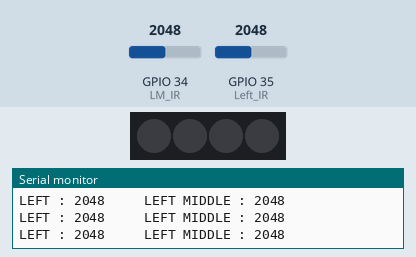
The sketch below on a simulated ESP32. Parts: 4 RGB LEDs in strip order, left to right, the last lines printed to the serial monitor. The test bench sets the inputs (shaded band); at power-on: GPIO 34 (LM_IR) = 2048, GPIO 35 (Left_IR) = 2048. Dim RGB values are drawn brighter than linear.

Above: at 1.3 s.
1.4 s: GPIO 34 (LM_IR) set to 32
2.9 s: GPIO 34 (LM_IR) set to 27
At 3.6 s:
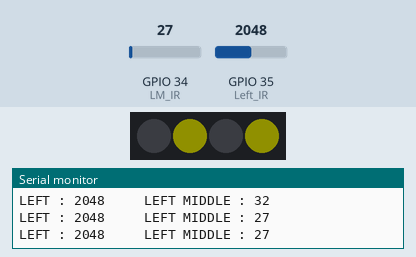
4.5 s: GPIO 34 (LM_IR) set to 491
At 4.8 s:
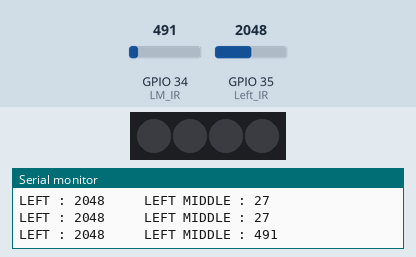
6.0 s: GPIO 34 (LM_IR) set to 0
At 7.2 s:
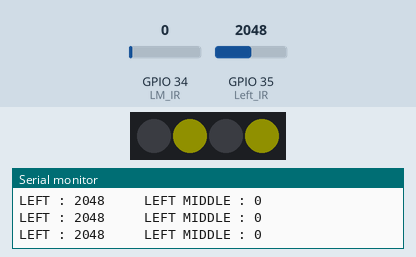
Timing chart, 0 to 8.5 s (numbered marks = the images above; inputs shaded):
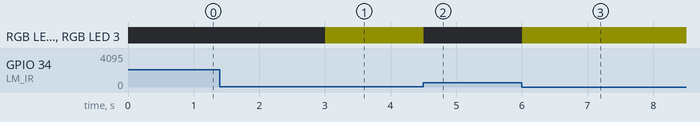

Measured:
- the behaviour switches between 30 and 29 on GPIO 34 (LM_IR) (found by bisection; images 0 and 1)
- after the input at 2.9 s, RGB LED 1, RGB LED 3: off → RGB(16, 16, 0) after 0.10 s
- after the input at 4.5 s, RGB LED 1, RGB LED 3: RGB(16, 16, 0) → off at once
- after the input at 6.0 s, RGB LED 1, RGB LED 3: off → RGB(16, 16, 0) at once

The sketch:

WS2812_IR.ino
```cpp
#include <NeoPixelBus.h>

#define colorSaturation 16
#define Right_IR 37
#define Left_IR 35
#define RM_IR 38
#define LM_IR 34

unsigned int L_value, LM_value;

const uint16_t PixelCount = 4; // this example assumes 4 pixels, making it smaller will cause a failure
const uint8_t PixelPin = 2;  // make sure to set this to the correct pin, ignored for Esp8266

NeoPixelBus<NeoGrbFeature, NeoWs2812xMethod> strip(PixelCount, PixelPin);

RgbColor yellow(colorSaturation, colorSaturation, 0);
RgbColor black(0);

void setup() {
  // put your setup code here, to run once:
  strip.Begin();
  Serial.begin(9600);

  pinMode(Left_IR, INPUT);
  pinMode(LM_IR, INPUT);
}

void loop() {
  // put your main code here, to run repeatedly:

  L_value = analogRead(Left_IR);
  LM_value = analogRead(LM_IR);

  Serial.print("LEFT : ");
  Serial.print(L_value);
  Serial.print("     LEFT MIDDLE : ");
  Serial.println(LM_value);

  if(L_value < 30 || LM_value < 30){
    strip.SetPixelColor(1, yellow); // back left
    strip.SetPixelColor(3, yellow); // front left
    strip.Show(); // on
    delay(500);
  }
  else{
    strip.SetPixelColor(1, black); // back left
    strip.SetPixelColor(3, black); // front left
    strip.Show(); // on
    delay(500);
  }
}
```
